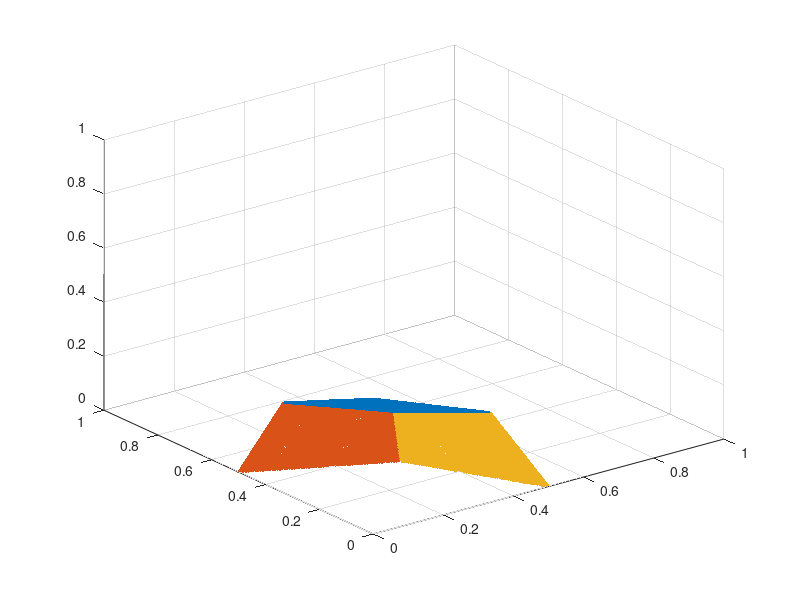

Reproduce this figure in MATLAB.
K=[ 2.35 0.44 0.67
    0.47 0.59 0.50
    0.50 0.55 0.80];
Rnot=2; % basic reproduction number
R=Rnot*K/norm(K); % next generation matrix (since gamma=1)

R=[ 2.5 0.7 0.3
    0.7 2.1 0.7
    0.3 0.7 1.8];
R=3*R/norm(R);

%R=1.2*eye(3)+0.3*(ones(3)-eye(3));
R=2.0*eye(3)+1.0*(ones(3)-eye(3));
%R=1.5*eye(3)+0.75*(ones(3)-eye(3)); % norm(R)=3

% the boundary of the set { s : Rs<1 } represent the Herd Immunity Surface HES   
% the function fz(x,y) finds the z such that, for given x,y, Rzx*x+Rzy*y+Rzz*z=1
% i.e., for given x,y, finds the z on the HES. Same reasoning for fx and fy

% points to sample. ranges are obviosly contained in [0,1] 
del=5e-3;
samplex=0:del:min(1,1/R(1,1));
sampley=0:del:min(1,1/R(2,2));
samplez=0:del:min(1,1/R(3,3));


% find the z(x,y) boundary
fz= @(x,y) (1-R(3,1)*x-R(3,2)*y)/R(3,3); % given (x,y), finds z
count=0; x1=[]; y1=[]; z1=[];
for x=samplex
  for y=sampley
    z=fz(x,y);
    s=[x;y;z];
    g=R*s;
    % z must be in [0,1]
    % no component of R*s must be >1
    if z>=0 && sum(g>1)==0
      count=count+1;
      x1(count)=x; y1(count)=y; z1(count)=z; 
    end
  end
end

% find the y(x,z) boundary
fy= @(z,x) (1-R(2,1)*x-R(2,3)*z)/R(2,2); % given (x,z), finds y
count=0; x2=[]; y2=[]; z2=[];
for z=samplez
  for x=samplex
    y=fy(z,x);
    s=[x;y;z];
    g=R*s;
    % y must be in [0,1]
    % no component of R*s must be >1
    if y>=0 && sum(g>1)==0
      count=count+1;
      x2(count)=x; y2(count)=y; z2(count)=z; 
    end
  end
end

% find the x(y,z) boundary
fx= @(y,z) (1-R(1,2)*y-R(1,3)*z)/R(1,1); % given (y,z), finds x
count=0; x3=[]; y3=[]; z3=[];
for y=sampley
  for z=samplez
    x=fx(y,z);
    s=[x;y;z];
    g=R*s;
    % x must be in [0,1]
    % no component of R*s must be >1
    if x>=0 && sum(g>1)==0
      count=count+1;
      x3(count)=x; y3(count)=y; z3(count)=z; 
    end
  end
end

figure(1);
scatter3(x1,y1,z1,[],'.r'); hold on
scatter3(x2,y2,z2,[],'.g'); 
scatter3(x3,y3,z3,[],'.b');   
hold off
axis([0 1 0 1 0 1])

% the vertices of the HES can be calculated analytically
% s0 is the foremost vertex
s0=R\[1;1;1]; 
% sa in the vertex on the a=0 plane
v=R([2 3],[2 3])\[1;1]; sx=[0;v(1);v(2)]; 
v=R([1 3],[1 3])\[1;1]; sy=[v(1);0;v(2)];   
v=R([1 2],[1 2])\[1;1]; sz=[v(1);v(2);0];
% sab is the vertex on the a=0,b=0 axis
syz=[R(1,1)\1;0;0]; szx=[0;R(2,2)\1;0]; sxy=[0;0;R(3,3)\1];     
%%% fill3 is only defined in MATLAB !!!
if not( exist ("OCTAVE_VERSION", "builtin") ) % not running octave
    figure(2)
    A=[s sx sxy sy]; fill3(A(1,:),A(2,:),A(3,:),'r'); hold on
    A=[s sz szx sx]; fill3(A(1,:),A(2,:),A(3,:),'b'); 
    A=[s sy syz sz]; fill3(A(1,:),A(2,:),A(3,:),'g'); 
    hold off
    axis([0 1 0 1 0 1])
end
